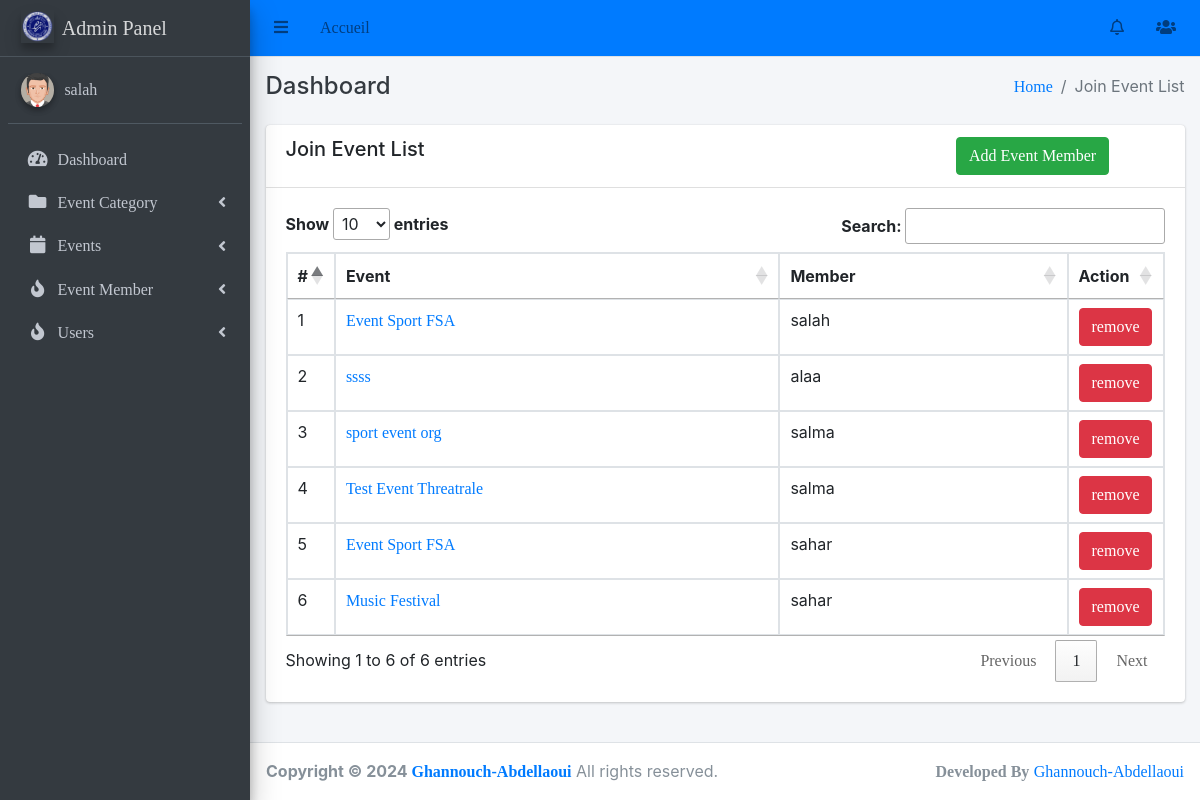
Screenshot of /events/join-event-list/ (signed in) with the database file from the repository.
### events/models.py (models this page shows, shortened)
class EventMember(models.Model):
    event = models.ForeignKey(Event, on_delete=models.CASCADE)
    user = models.ForeignKey('auth.User', on_delete=models.CASCADE)
    created_user = models.ForeignKey('auth.User', on_delete=models.CASCADE, related_name='eventmember_created_user')
    updated_user = models.ForeignKey('auth.User', on_delete=models.CASCADE, related_name='eventmember_updated_user')
    created_date = models.DateField(auto_now_add=True)
    updated_date = models.DateField(auto_now_add=True)
    class Meta:
        unique_together = ['event', 'user']

class Event(models.Model):
    category = models.ForeignKey(EventCategory, on_delete=models.CASCADE)
    name = models.CharField(max_length=255, unique=True)
    description = RichTextUploadingField()
    job_category = models.ForeignKey(JobCategory, on_delete=models.CASCADE)
    select_scheduled_status = (
        ('yet to scheduled', 'Yet to Scheduled'),
        ('scheduled', 'Scheduled')
    )
    scheduled_status = models.CharField(max_length=25, choices=select_scheduled_status)
    venue = models.CharField(max_length=255)
    start_date = models.DateField()
    end_date = models.DateField()
    location = LocationField()
    maximum_attende = models.PositiveIntegerField()
    created_user = models.ForeignKey('auth.User', on_delete=models.CASCADE, null=True, blank=True, related_name='event_created_user')
    updated_user = models.ForeignKey('auth.User', on_delete=models.CASCADE, blank=True, null=True, related_name='event_updated_user')
    created_date = models.DateField(auto_now_add=True)
    updated_date = models.DateField(auto_now_add=True)
    last_updated = models.DateTimeField(auto_now=True)
    status_choice = (
        ('disabled', 'Disabled'),
        ('active', 'Active'),
        ('deleted', 'Deleted'),
        ('time out', 'Time Out'),
        ('completed', 'Completed'),
        ('cancel', 'Cancel'),
    )
    status = models.CharField(choices=status_choice, max_length=10)
    price = models.DecimalField(max_digits=8, decimal_places=2,null=True)
    ticket = models.OneToOneField(Ticket, on_delete=models.CASCADE, null=True,  blank=True)
    def __str__(self):
        return self.name

### events/views.py (the view)
# urls.py: path('join-event-list/', JoinEventListView.as_view(), name='join-event-list'),
class JoinEventListView(LoginRequiredMixin, ListView):
    login_url = 'login'
    model = EventMember
    template_name = 'events/joinevent_list.html'
    context_object_name = 'eventmember'

### main/templates/events/joinevent_list.html (shortened to what this page needs)
{% extends 'base/base.html' %}
{% block breadcrumb %}Join Event List{% endblock breadcrumb %}
{% block content %}
    <div class="row">
        <div class="col-md-12">
            <div class="card">
                <div class="card-header">
                    <div class="row">
                        <div class="col-md-9">
                            <h5>Join Event List</h5>
                        </div>
                        <div class="col-md-3">
                            <a class="btn btn-success" href="{% url 'admin_events:add-event-member' %}">Add Event Member</a>
                        </div>
                    </div>
                </div>
                <div class="card-body">
                    <table id="myTable" class="table table-bordered">
                        <thead>
                          <tr>
                            <th style="width: 10px">#</th>
                            <th>Event</th>
                            <th>Member</th>
                            <th style="width: 40px">Action</th>
                          </tr>
                        </thead>
                        <tbody>
                            {% for member in eventmember %}
                                <tr role="row">
                                    <td>{{ forloop.counter }}</td>
                                    <td>
                                        <a href="{% url 'admin_events:event-detail' member.event.id %}">{{ member.event }}</a>
                                    </td>
                                    <td>{{ member.user }}</td>
                                    <td>
                                        <a class="btn btn-danger" href="{% url 'admin_events:remove-event-member' member.id %}">
                                            remove
                                        </a>
                                    </td>
                                </tr>
                            {% endfor %}
                        </tbody>
                      </table>
                </div>
            </div>
        </div>
    </div>
{% endblock content %}

### main/templates/base/sidebar.html (shortened to what this page needs)
{% load static %}
<aside class="main-sidebar sidebar-dark-primary elevation-4">
    <a href="#" class="brand-link">
      <img src="{% static 'img/logo.png' %}" alt="Logo" class="brand-image elevation-3"
           style="opacity: .8">
          <span class="brand-text font-weight-light">Admin Panel</span>
    </a>
    <div class="sidebar">
      <div class="user-panel mt-3 pb-3 mb-3 d-flex">
        <div class="image">
          <img src="{% static 'img/avatar5.png' %}" class="img-circle elevation-2" alt="User Image">
        </div>
        <div class="info">
          <a href="{% url 'admin_events:list_user' %}" class="d-block">{{request.user}}</a>
        </div>
      </div>
      <nav class="mt-2">
        <ul class="nav nav-pills nav-sidebar flex-column" data-widget="treeview" role="menu" data-accordion="false">
          <li class="nav-item">
            <a href="{% url 'dashboard' %}" class="nav-link">
              <i class="nav-icon fas fa-tachometer-alt"></i>
              <p>
                Dashboard
              </p>
            </a>
          </li>
          <li class="nav-item has-treeview menu-close">
            <a href="#" class="nav-link">
              <i class="nav-icon fas fa-folder"></i>
              <p>
                Event Category
                <i class="right fas fa-angle-left"></i>
              </p>
            </a>
          </li>
          <li class="nav-item has-treeview menu-close">
            <a href="#" class="nav-link">
              <i class="nav-icon fas fa-calendar"></i>
              <p>
                Events
                <i class="right fas fa-angle-left"></i>
              </p>
            </a>
          </li>
          <li class="nav-item has-treeview menu-close">
            <a href="#" class="nav-link">
              <i class="nav-icon fas fa-fire"></i>
              <p>
                Event Member
                <i class="right fas fa-angle-left"></i>
              </p>
            </a>
          </li>
          <li class="nav-item has-treeview menu-close">
            <a href="#" class="nav-link">
              <i class="nav-icon fas fa-fire"></i>
              <p>
                Users
                <i class="right fas fa-angle-left"></i>
              </p>
            </a>
          </li>
        </ul>
      </nav>
    </div>
  </aside>

### rows the page displays
EventMember: event "Event Sport FSA", user "salah"
EventMember: event "ssss", user "alaa"
EventMember: event "sport event org", user "salma"
EventMember: event "Test Event Threatrale", user "salma"
EventMember: event "Event Sport FSA", user "sahar"
EventMember: event "Music Festival", user "sahar"

### other values shown
{{ request.user }} "salah"
